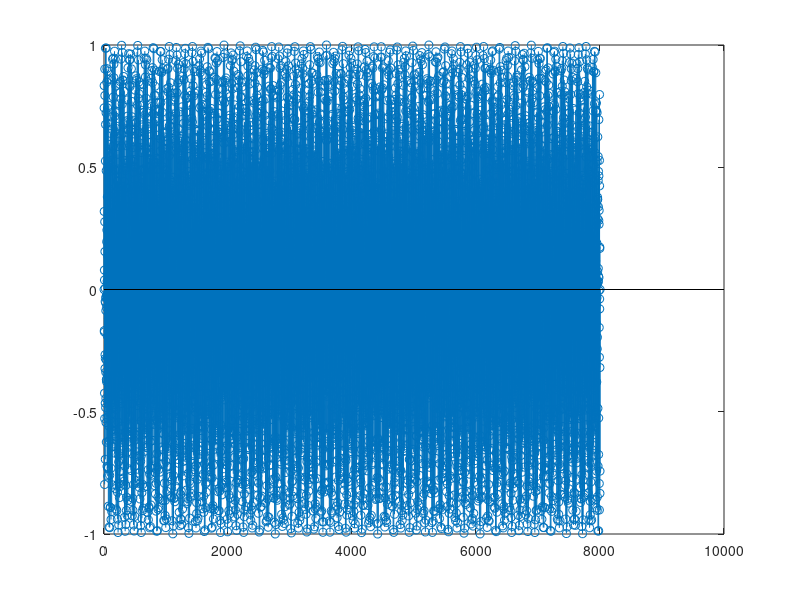
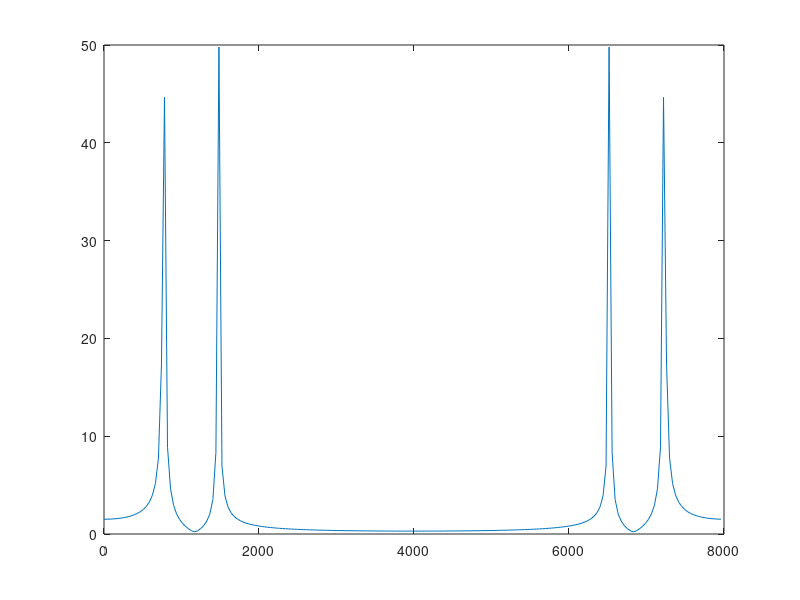

Recreate these plots in MATLAB, in order. (Note: this script raises an error after producing the figures.)
clear, clc, close all

fs=8000;
f_tonos=[697, 770, 852, 941,1209,1336,1477,1633];
f_tono=f_tonos(1);
n=0:1/fs:1;
signal= 0.5 * (sin(2*pi*f_tonos(2)*n) + sin(2*pi*f_tonos(7)* n));

figure, stem(signal)

N=205;

fft_signal= fft(signal(1:N));

freqs_fft= linspace(0,fs-fs/N, N);
figure, plot(freqs_fft, abs(fft_signal));

delay_line=zeros(8,2);
a_coeffs=[];
for i=1:8
[~,k_coeffs(i)]=min(abs(f_tonos(i)-freqs_fft));    
a_coeffs=[a_coeffs; 1 2*cos(2*pi*(k_coeffs(i)-1)/N) -1];
end    


for n=1:N
    signal_sample= signal(n);
    acc=0;
    for i=1:8
               
            acc=signal_sample*a_coeffs(i,1);
            acc=acc+ delay_line(i,1)*a_coeffs(i,2);
            acc=acc+ delay_line(i,2)*a_coeffs(i,3);
          
            delay_line(i,2)=delay_line(i,1);
            delay_line(i,1)=acc;
    end    
    
end


for i=1:8
  
    POWER(i)= delay_line(i,1)^2 + delay_line(i,2)^2 + delay_line(i,1)*delay_line(i,2)*2*a_coeffs(i,2);
    
end    






%% 
disp('k coeffs: ')
disp(k_coeffs)
disp('Frequency error for every position (Hz): ')
disp(error)

scale=2;
a_coeffs_short= num2str(round(a_coeffs/scale * 2^15))
b_coeffs_real_short= num2str(round(real(b_coeffs)/scale * 2^15))
b_coeffs_imag_short= num2str(round(imag(b_coeffs)/scale* 2^15))

format SHORTG
signal= round(signal*2^15).';
dlmwrite('test.dat', signal, ' ' )